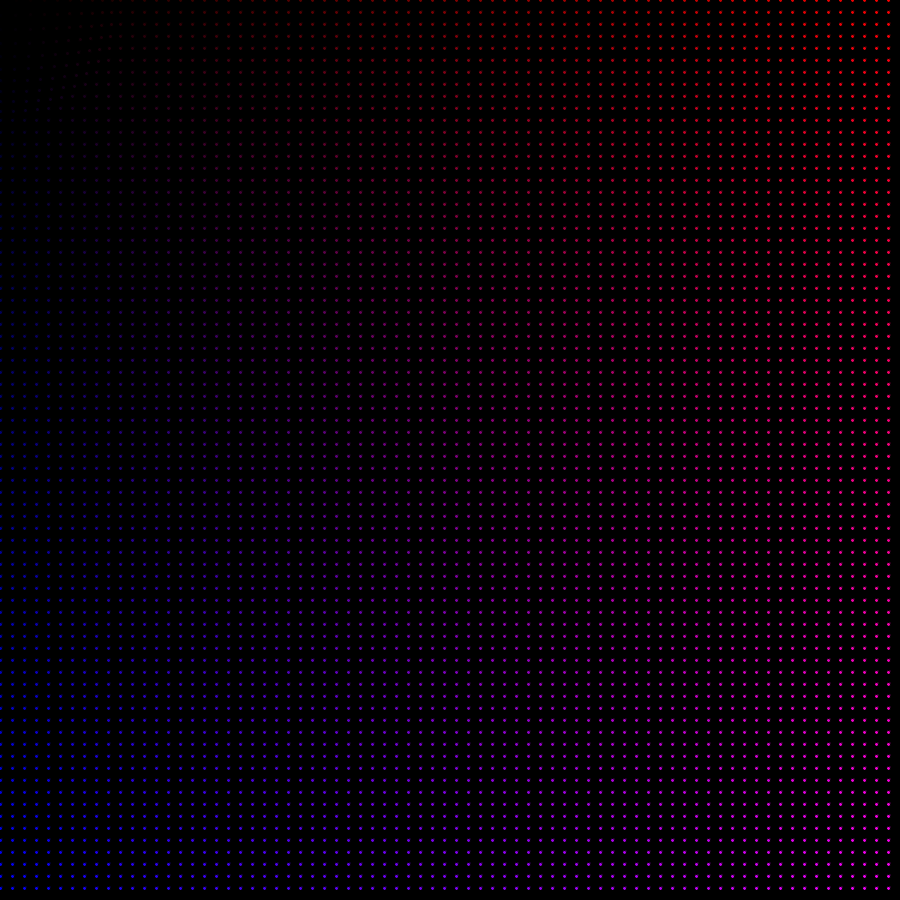
Frame 1 (no input)
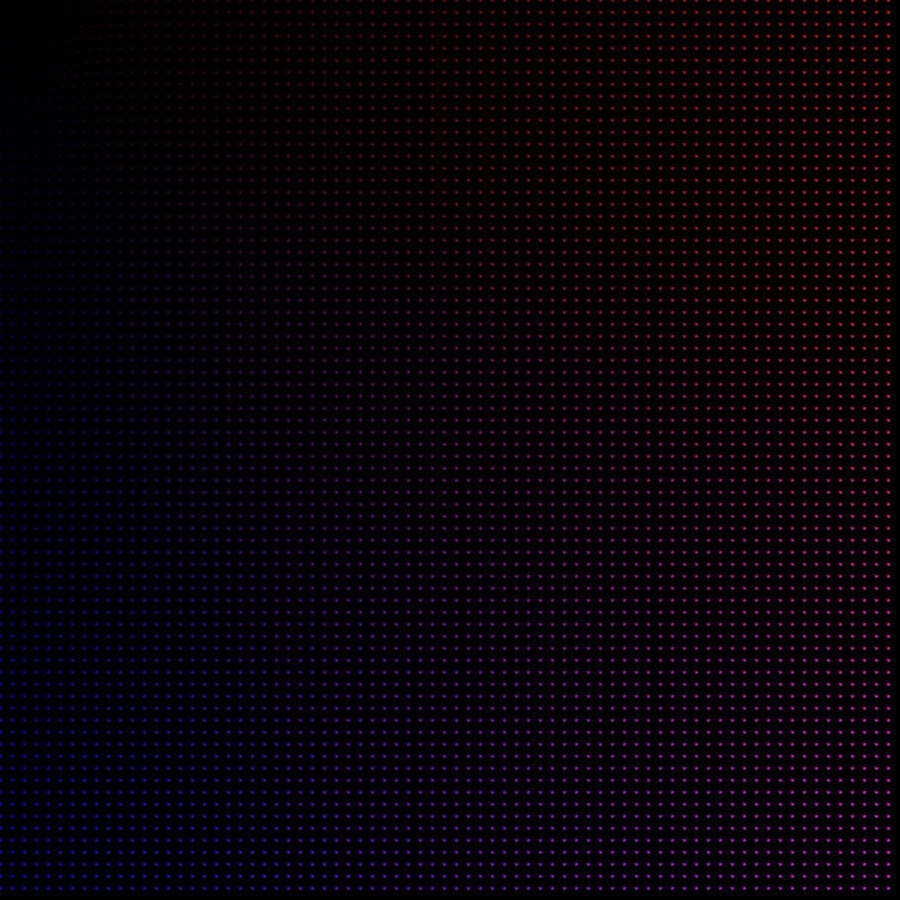
Frame 60 (the mouse pressed at the canvas centre just before this capture)
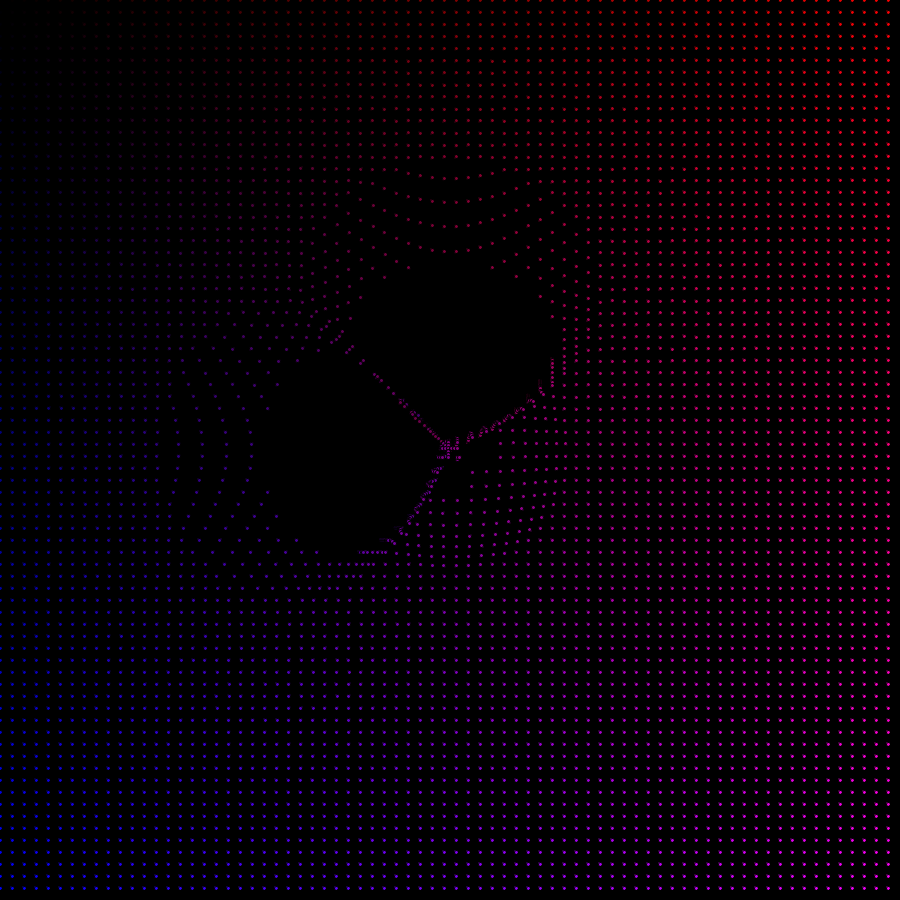
Frame 120 (the mouse held since frame 60 and released just before this capture)

The Processing sketch that drew these frames (run headless with seeded random() and noise(); from frame 60 on, the mouse is pressed at the canvas centre):

// Processing sketch: DotMatrixMouseInteraction
// ── DotMatrixMouseInteraction.pde

Dot[][] screen;

 int w = 300;
 int h = 300;
 
 Vector2 mp;
 
static float Distance(Vector2 p1, Vector2 p2)
{
    return sqrt( pow(p1.x - p2.x ,2) + pow( p1.y-p2.y ,2));
} 


void setup()
{
  size(900,900);
  screen = new Dot[w][h];
  mp = new Vector2(mouseX, mouseY);
  for (int x = 0; x < w; x++)
  {
    for (int y = 0; y < h; y++)
    {
      Dot d = new Dot();
      d.x = (float) x * 900/w;
      d.y = (float) y * 900/h;
      d.r = x * 255 /  w ;
      d.b = y * 255 /  h  ;
      
      screen[x][y] =   d; 
    }
    
  }
}


void draw()
{
  
  background(0 ,0,0);
  
  mp = new Vector2(mouseX, mouseY);
  for (int x = 0; x < w; x+=4)
  {
    for (int y = 0; y < h; y+=4)
    {
      
      Dot d = screen[x][y]; 
      for (int it = 0; it < 22; it ++)
      {
        d.Update(0.1);
      }
      
      Vector2 pos = d.getPos();
      fill(d.r,d.g,d.b);
      circle(pos.x,pos.y,4);
    }
    
  }

}

// ── Dot.pde
class Dot
{
  float pull = 2.5;
  float drag = 0.788;
  float maxDistance = 120;
  float moveDistance = -0.31;
  
  float x = 0;
  float y = 0;
  
  float ox = 0;
  float oy = 0;
  
  Vector2 vel = new Vector2(1,0);
  
  
  int r;
  int g;
  int b;
  
  
  void Update(float t)
  {
    ox += vel.x;
    oy += vel.y;
    
    vel.x *= drag;
    vel.y *= drag;
    
    if (abs(ox) < 0.5) ox = 0;
    if (abs(oy) < 0.5) oy = 0;
    
    if (abs(vel.x) < 0.1) vel.x = 0;
    if (abs(vel.y) < 0.1) vel.y = 0;
    
    Vector2 pos = new Vector2(x + ox,y + oy);
    
    // Bounce back
 
    if (ox > 0.1)
    {
      vel.x -= t;
    }
    if (ox < 0.1)
    {
      vel.x +=   t;
    }
    
    if (oy > 0.1)
    {
      vel.y -= t;
    }
    if (oy < 0.1)
    {
      vel.y +=   t;
    }
    
    if (mousePressed)
    {
      float dist = Distance(mp, pos);
      Vector2 dir = new Vector2(mp.x - pos.x, mp.y - pos.y);
      float dmax = maxDistance*4;
      if (dist < dmax)
      {
        float p = 1- dist / dmax;
        vel.x += dir.x / dist * t * p * pull;
        vel.y += dir.y / dist * t * p * pull;
      }
    }
    
  }
  
  
  Vector2 getPos()
  {
   
    Vector2 pos = new Vector2(x,y);
    
    float dist = Distance(mp, pos);
    
    if (dist < maxDistance)
    {
      float dirx = mp.x - pos.x;
      float diry = mp.y - pos.y;
      
      dirx *= 1-  dist / maxDistance ;
      diry *= 1-  dist / maxDistance ;
      
      pos.x += dirx * moveDistance;
      pos.y += diry * moveDistance;

    }
    
    pos.x += ox;
    pos.y += oy;
    
    return  pos;
  }
}

// ── Vector2.pde
class Vector2
{
  float x;
  float y;
  
  
  Vector2(float x, float y)
  {
    this.x = x;
    this.y = y;
  }
  
 
 
}
